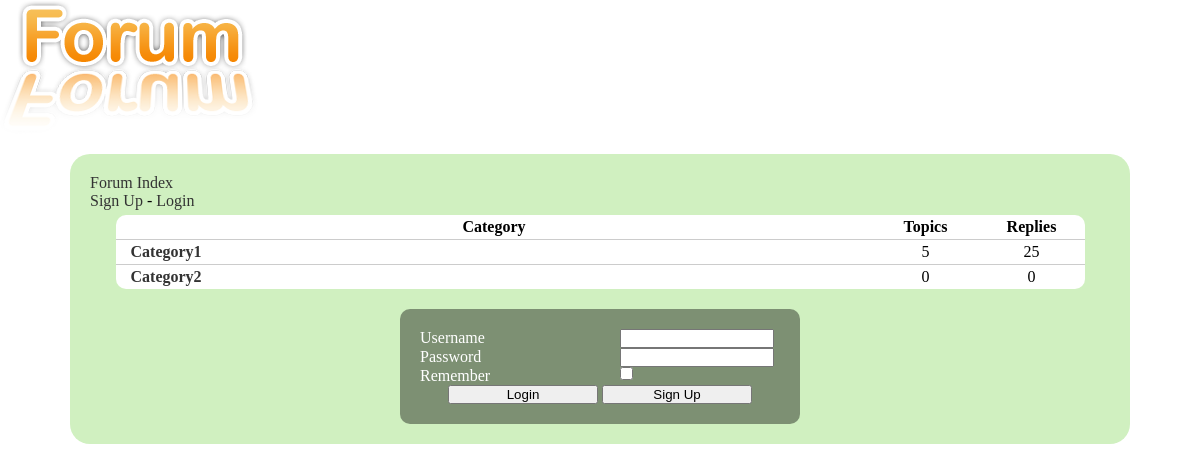
Screenshot of /forum1.php with the database file from the repository.
### tables this page shows
CREATE TABLE `categories` (
  `id` smallint(6) NOT NULL,
  `name` varchar(256) NOT NULL,
  `description` text NOT NULL,
  `position` smallint(6) NOT NULL,
  PRIMARY KEY (`id`)
);

### public_html/config.php (called while the page is built, shortened)
<?php
$url_home = 'index.php';
$design = 'default';
?>

### public_html/forum1.php (the view, shortened to what this page needs)
<?php
include('config.php');
?>
<!DOCTYPE html PUBLIC "-//W3C//DTD XHTML 1.0 Transitional//EN" "http://www.w3.org/TR/xhtml1/DTD/xhtml1-transitional.dtd">
<html xmlns="http://www.w3.org/1999/xhtml">
    <head>
        <link href="<?php echo $design; ?>/style.css" rel="stylesheet" title="Style" />
    </head>
    <body>
    	<div class="header">
        	<a href="<?php echo $url_home; ?>"><img src="<?php echo $design; ?>/images/logo.png" alt="Forum" /></a>
	    </div>
        <div class="content">
<?php
if(isset($_SESSION['username']))
{
$nb_new_pm = mysql_fetch_array(mysql_query('select count(*) as nb_new_pm from pm where ((user1="'.$_SESSION['userid'].'" and user1read="no") or (user2="'.$_SESSION['userid'].'" and user2read="no")) and id2="1"'));
$nb_new_pm = $nb_new_pm['nb_new_pm'];
?>
<div class="box">
	<div class="box_left">
    	<a href="forum.php">Forum Index</a>
    </div>
	<div class="box_right">
    	<a href="list_pm.php">Your messages(<?php echo $nb_new_pm; ?>)</a> - <a href="profile.php?id=<?php echo $_SESSION['userid']; ?>"><?php echo htmlentities($_SESSION['username'], ENT_QUOTES, 'UTF-8'); ?></a> (<a href="login1.php">Logout</a>)
    </div>
	<div class="clean"></div>
</div>
<?php
}
else
{
?>
<div class="box">
	<div class="box_left">
    	<a href="forum.php">Forum Index</a>
    </div>
	<div class="box_right">
    	<a href="signup.php">Sign Up</a> - <a href="login1.php">Login</a>
    </div>
</div>
<?php
}
?>
<table class="categories_table">
	<tr>
    	<th class="forum_cat">Category</th>
    	<th class="forum_ntop">Topics</th>
    	<th class="forum_nrep">Replies</th>
	</tr>
<?php
$dn1 = mysql_query('select c.id, c.name, c.description, c.position, (select count(t.id) from topics as t where t.parent=c.id and t.id2=1) as topics, (select count(t2.id) from topics as t2 where t2.parent=c.id and t2.id2!=1) as replies from categories as c group by c.id order by c.position asc');
while($dnn1 = mysql_fetch_array($dn1))
{
?>
	<tr>
    	<td class="forum_cat"><a href="list_topics.php?parent=<?php echo $dnn1['id']; ?>" class="title"><?php echo htmlentities($dnn1['name'], ENT_QUOTES, 'UTF-8'); ?></a>
        <div class="description"><?php echo $dnn1['description']; ?></div></td>
    	<td><?php echo $dnn1['topics']; ?></td>
    	<td><?php echo $dnn1['replies']; ?></td>
    </tr>
<?php
}
?>
</table>
<?php
if(!isset($_SESSION['username']))
{
?>
<div class="box_login">
	<form action="login1.php" method="post">
		<label for="username">Username</label><input type="text" name="username" id="username" /><br />
		<label for="password">Password</label><input type="password" name="password" id="password" /><br />
        <label for="memorize">Remember</label><input type="checkbox" name="memorize" id="memorize" value="yes" />
        <div class="center">
	        <input type="submit" value="Login" /> <input type="button" onclick="javascript:document.location='signup.php';" value="Sign Up" />
        </div>
    </form>
</div>
<?php
}
?>
		</div>
	</body>
</html>

### public_html/default/style.css (style rules this page uses)
* { margin:0px; padding:0px; }
a { text-decoration:none; color:#333333; }
img, table, tr, td { border:0px; }
.center { text-align:center; }
input[type=text], input[type=submit], input[type=button], input[type=password] { width:150px; }
label { width:200px; display:inline-block; vertical-align:top; text-align:left; }
table { border-spacing:0px; background:#ffffff; -moz-border-radius:10px; -webkit-border-radius:10px; border-radius:10px; padding:0px; width:95%; margin:5px auto 5px auto; }
tr { -moz-border-radius:5px; -webkit-border-radius:5px; border-radius:5px; margin:0px; }
td, th { margin:0px; border:0px; padding:3px; text-align:center; }
.content { background:#D0F0C0; width:85%; -moz-border-radius:20px; -webkit-border-radius:20px; border-radius:20px; margin:auto; padding:20px; margin-top:20px; }
.box_login { background:url('images/black_40p.png'); width:360px; -moz-border-radius:10px; -webkit-border-radius:10px; border-radius:10px; margin:auto; padding:20px; margin-top:20px; color:#ffffff; }
.forum_ntop, .forum_nrep, .forum_act, .forum_auth { width:100px; }
td.forum_cat, td.forum_tops { padding-left:15px; text-align:left; }
.categories_table td, .categories_table th, .topics_table td, .topics_table th, .list_pm td, .list_pm th { border-bottom:1px solid #cccccc; }
.categories_table tr:last-child td, .topics_table tr:last-child td, .list_pm tr:last-child td { border-bottom:0px; }
td.forum_cat .title { font-weight:bold; }

### rows the page displays
categories: name "Category1", topics "5", replies "25"
categories: name "Category2", topics "0", replies "0"
